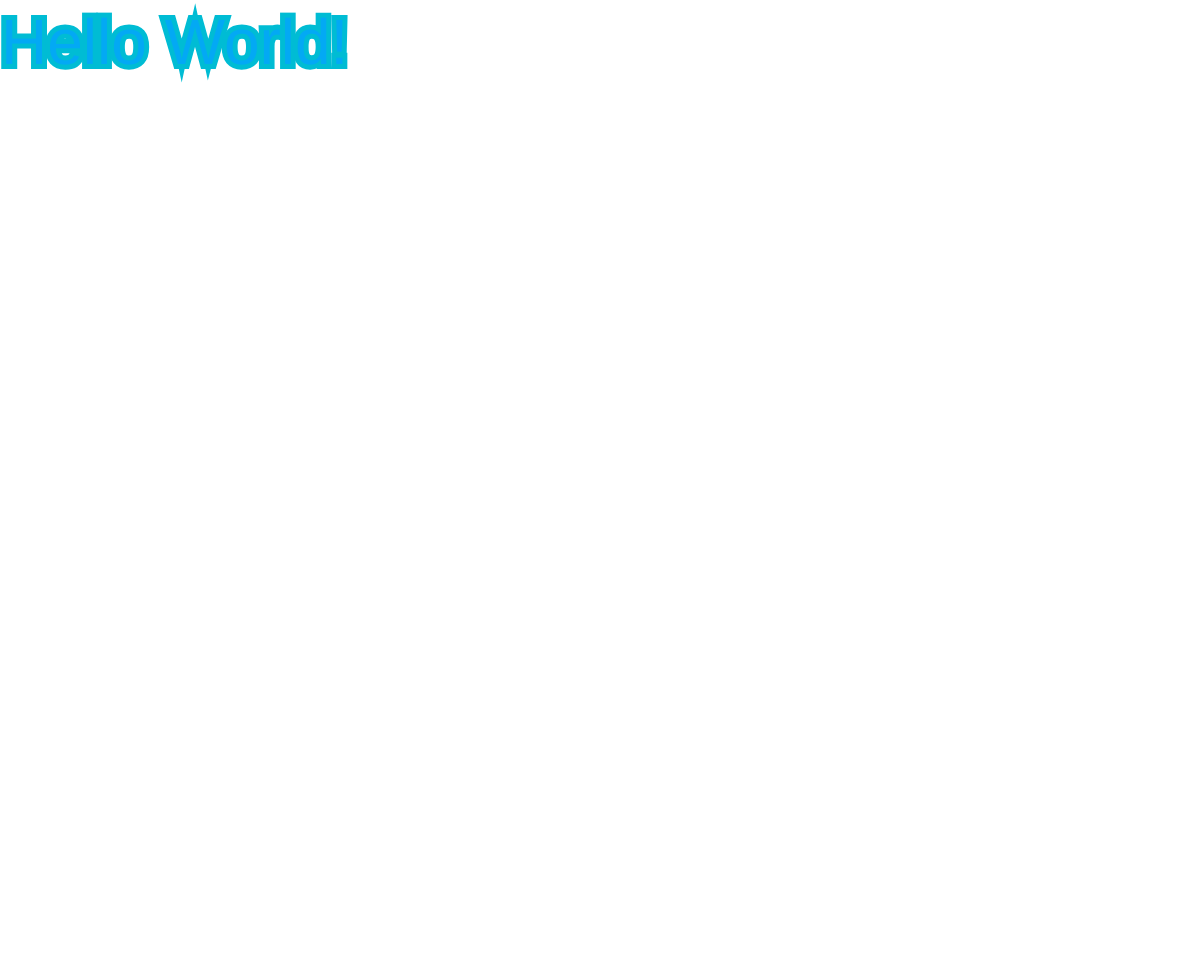
Frame 1 (no input)
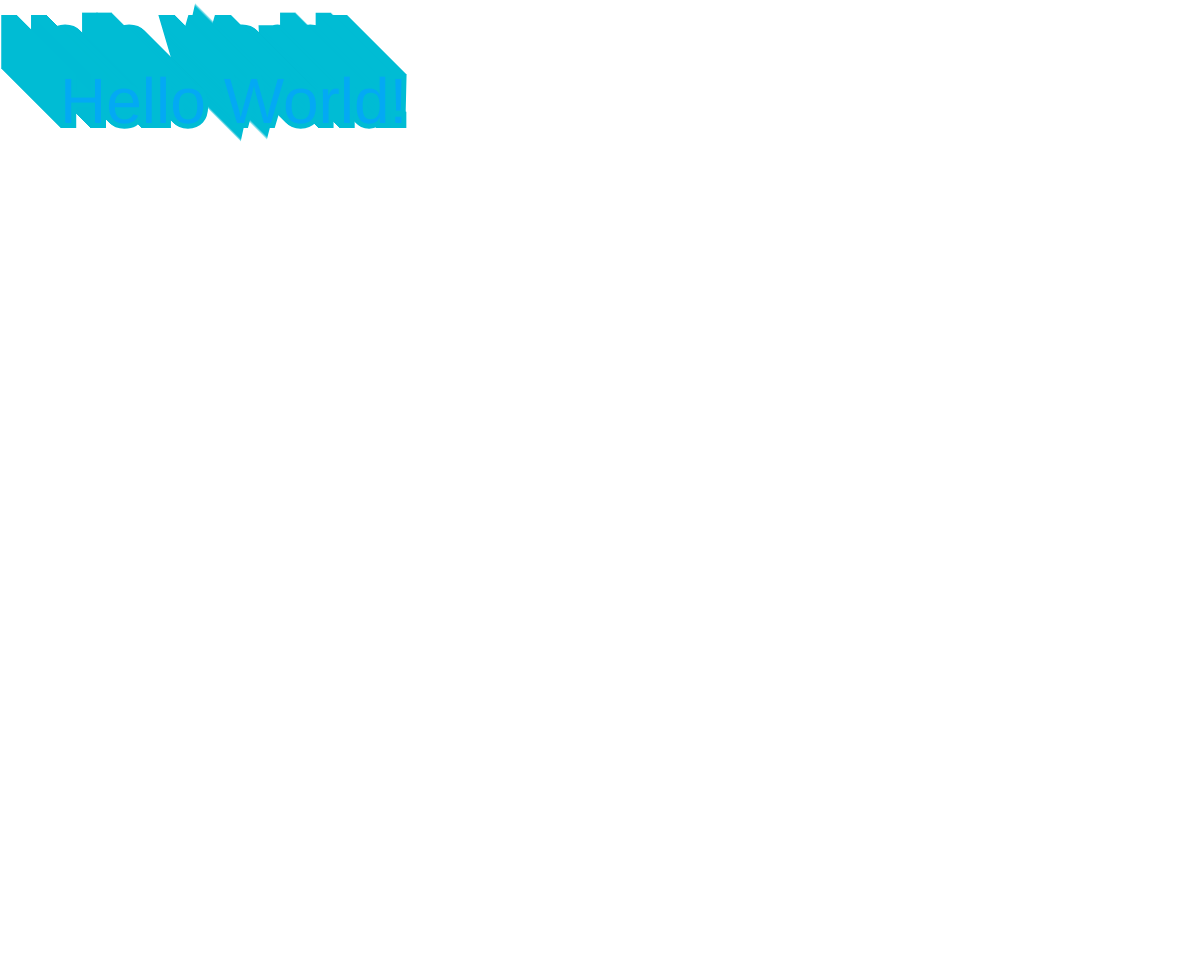
Frame 60 (no input)
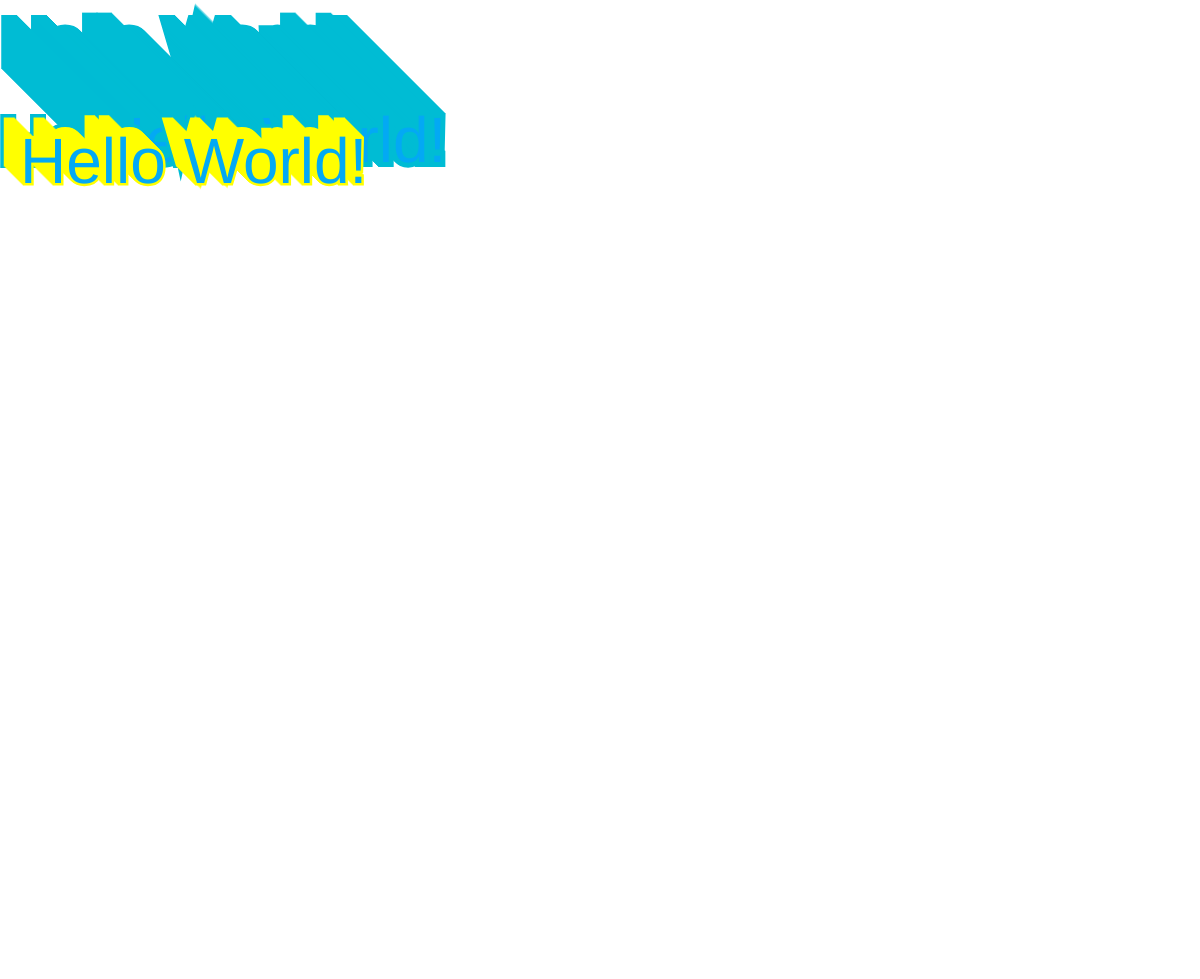
Frame 120 (the mouse pressed at the canvas centre since frame 60)

The p5.js sketch that drew these frames (run headless with seeded random() and noise() and a simulated clock; from frame 60 on, the mouse is pressed at the canvas centre):

// p5.js sketch
// ── sketch.js
// https://editor.p5js.org/jht1493/sketches/8bR0_MgLU
// ccp hello div

var a_x = 0;
var a_y = 64;

function setup() {
  var a_canvas = createCanvas(windowWidth, windowHeight);
  
  var a_div = createSpan('JHT is here')
  select('main').elt.insertBefore(a_div.elt, a_canvas.elt)
  
  var a_but = createButton('Change').mousePressed(change_color)
  select('main').elt.insertBefore(a_but.elt, a_canvas.elt)
  
  strokeWeight(10);
  stroke('#00BCD4');
}

function change_color() {
  stroke(random(['red', 'green', 'yellow', 'black']))
}

function draw() {
  // background(255)
  fill('rgb(3,169,244)')
  textSize(64)
  text('Hello World!', frameCount % 100, a_y)
  a_y = (a_y + 1) % windowHeight
  if (frameCount % 100 == 0) {
    change_color()
    strokeWeight(random([5,10,20]))
  }
}

function touchMoved() {
// function mouseMoved() {
  line(mouseX, mouseY, pmouseX, pmouseY);
  return false;
}

// https://editor.p5js.org/jht1493/sketches/B-_Nh-YX0
// Simple Draw

// https://p5js.org/examples/mobile-simple-draw.html
